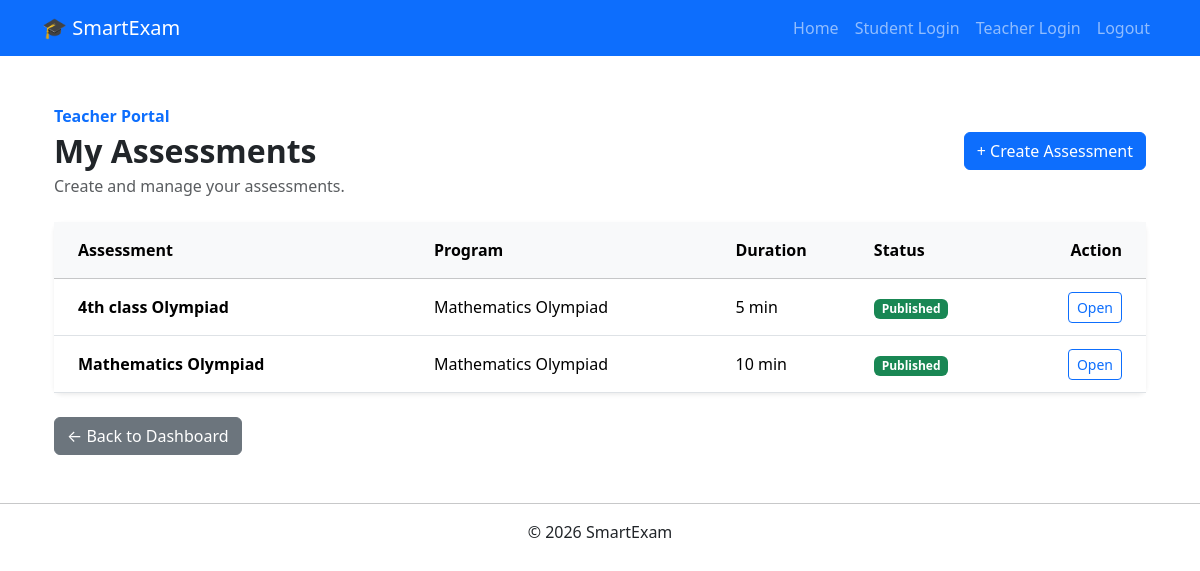
Page /assessment/teacher/ (signed in) on the committed database.
### assessment/models.py (models this page shows, shortened)
class Assessment(BaseModel):
    program = models.ForeignKey(
        "subjects.Program",
        on_delete=models.PROTECT,
        related_name="assessments",
        null=True,
        blank=True,
    )
    name = models.CharField(
        max_length=100,
        db_index=True,
    )
    description = models.TextField(
        blank=True,
    )
    duration_minutes = models.PositiveIntegerField()
    status = models.CharField(
        max_length=20,
        choices=AssessmentStatus.choices,
        default=AssessmentStatus.DRAFT,
    )
    created_by = models.ForeignKey(
        settings.AUTH_USER_MODEL,
        on_delete=models.PROTECT,
        related_name="created_assessments",
    )
    class Meta:
        ordering = [
            "program",
            "name",
        ]
        constraints = [
            models.UniqueConstraint(
                fields=[
                    "created_by",
                    "program",
                    "name",
                ],
                name="unique_assessment_name_per_teacher_per_program",
            )
        ]

### subjects/models.py (models this page shows, shortened)
class Program(BaseModel):
    class ProgramAccess(models.TextChoices):
        PUBLIC = "PUBLIC", "Public"
        INSTITUTE = "INSTITUTE", "Institute"
        PRIVATE = "PRIVATE", "Private"
    institute = models.ForeignKey(
        Institute,
        on_delete=models.PROTECT,
        related_name="programs",
        blank=True,
        null=True,
    )
    name = models.CharField(
        max_length=200,
    )
    description = models.TextField(
        blank=True,
    )
    access = models.CharField(
        max_length=20,
        choices=ProgramAccess.choices,
        default=ProgramAccess.INSTITUTE,
    )
    class Meta:
        ordering = ["name"]
        constraints = [
            models.UniqueConstraint(
                fields=["institute", "name"],
                name="unique_program_per_institute",
            )
        ]
        verbose_name = "Program"
        verbose_name_plural = "Programs"

### assessment/views.py (the view)
@login_required
def teacher_assessment_list(request):
    if request.user.user_type != UserType.TEACHER:
        return redirect("admin:index")
    assessments = (
        Assessment.objects
        .filter(
            created_by=request.user,
        )
        .select_related(
            "program",
            "program__institute",
        )
        .order_by(
            "-created_at",
        )
    )
    return render(
        request,
        "assessment/teacher_assessment_list.html",
        {
            "assessments": assessments,
        },
    )

### assessment/templates/assessment/teacher_assessment_list.html (shortened to what this page needs)
{% extends "base.html" %}
{% block content %}
<div class="container mt-5">
    <div class="d-flex justify-content-between align-items-center mb-4">
        <div>
            <p class="text-primary fw-semibold mb-1">
                Teacher Portal
            </p>
            <h2 class="fw-bold mb-1">
                My Assessments
            </h2>
            <p class="text-muted mb-0">
                Create and manage your assessments.
            </p>
        </div>
        <div>
            <a
                href="{% url 'teacher_assessment_create' %}"
                class="btn btn-primary"
            >
                + Create Assessment
            </a>
        </div>
    </div>
    <div class="card border-0 shadow-sm rounded-3">
        <div class="card-body p-0">
            <div class="table-responsive">
                <table class="table table-hover align-middle mb-0">
                    <thead class="table-light">
                        <tr>
                            <th class="px-4 py-3">
                                Assessment
                            </th>
                            <th class="py-3">
                                Program
                            </th>
                            <th class="py-3">
                                Duration
                            </th>
                            <th class="py-3">
                                Status
                            </th>
                            <th class="py-3 text-end pe-4">
                                Action
                            </th>
                        </tr>
                    </thead>
                    <tbody>
                        {% for assessment in assessments %}
                            <tr>
                                <td class="px-4 py-3">
                                    <strong>
                                        {{ assessment.name }}
                                    </strong>
                                </td>
                                <td>
                                    {{ assessment.program.name }}
                                </td>
                                <td>
                                    {{ assessment.duration_minutes }}
                                    min
                                </td>
                                <td>
                                    {% if assessment.status == "PUBLISHED" %}
                                        <span class="badge bg-success">
                                            Published
                                        </span>
                                    {% else %}
                                        <span class="badge bg-secondary">
                                            Draft
                                        </span>
                                    {% endif %}
                                </td>
                                <td class="text-end pe-4">
                                    <a
                                        href="{% url 'teacher_assessment_detail' assessment.id %}"
                                        class="btn btn-sm btn-outline-primary"
                                    >
                                        Open
                                    </a>
                                </td>
                            </tr>
                        {% endfor %}
                    </tbody>
                </table>
            </div>
        </div>
    </div>
    <div class="mt-4">
        <a
            href="{% url 'teacher_dashboard' %}"
            class="btn btn-secondary"
        >
            ← Back to Dashboard
        </a>
    </div>
</div>
{% endblock %}

### rows in the picture
Assessment: name "4th class Olympiad", program.name "Mathematics Olympiad", duration_minutes "5", status "Published"
Assessment: name "Mathematics Olympiad", program.name "Mathematics Olympiad", duration_minutes "10", status "Published"
